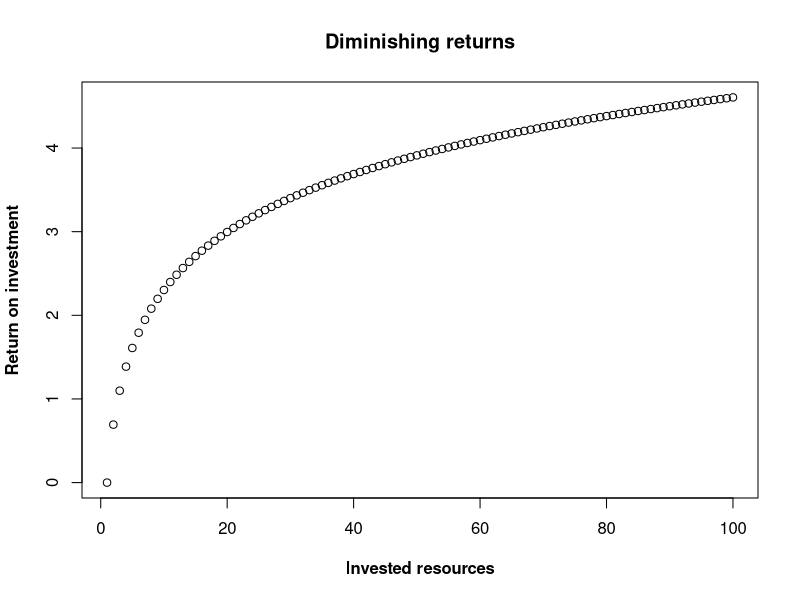
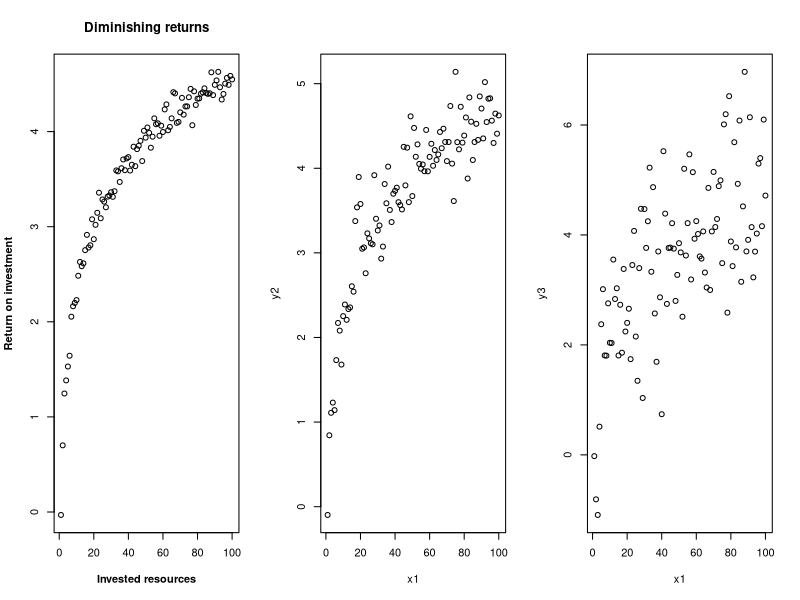
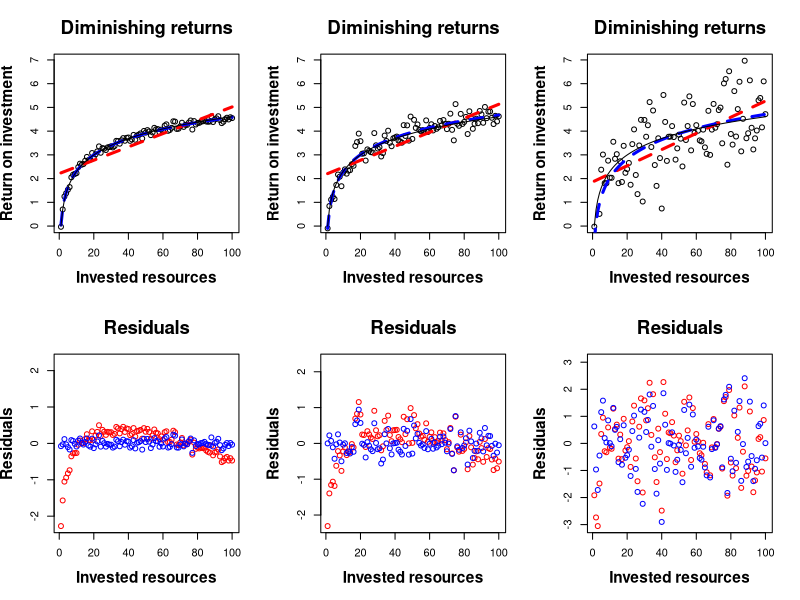

Recreate these plots in R, in order.
## ---- chunk 1
x1=1:100
y=log(x1)
plot(x1,y,main='Diminishing returns',xlab='Invested resources',ylab='Return on investment',font.lab=2)
## ---- chunk 2
#Let's keep x-values the same
#x1=1:100

#Now, update y values to include noise
par(mfrow=c(1,3))
y=log(x1) + rnorm(length(x1),sd=0.1)
y2=log(x1) + rnorm(length(x1),sd=0.3)
y3=log(x1) + rnorm(length(x1),sd=1)
plot(x1,y,main='Diminishing returns',xlab='Invested resources',ylab='Return on investment',font.lab=2)
plot(x1,y2)
plot(x1,y3)
## ---- chunk 3
#plot(x,y2,main='Diminishing returns',xlab='Invested resources',ylab='Return on investment',font.lab=2)

pltFits=function(yvar=y2,xvar=x1)
{
  ymax = max(y,y2,y3)
  plot(xvar,yvar,main='Diminishing returns',xlab='Invested resources',ylab='Return on investment',font.lab=2,ylim=c(0,ymax))
  linEst=lm(yvar~xvar)
  logEst=lm(yvar~log(xvar))
  lines(xvar,predict(linEst),lwd=3,col='red',lty=2)
  lines(xvar,predict(logEst),lwd=3,col='blue',lty=2)
  f=function(x){log(x)}
  curve(f,from=min(xvar),to=max(xvar),add=T)
  
  #I should plot the actual function in a solid line! Legend: linear/log estimates and true function
  resMax = max(abs(linEst$residuals),abs(logEst$residuals))
  plot(linEst$residuals,ylim=c(-resMax,resMax),col='red',main='Residuals',xlab='Invested resources',ylab='Residuals',font.lab=2)
  points(logEst$residuals,ylim=c(-resMax,resMax),col='blue')
  #barplot(summary(logEst)$r.squared,summary(linEst)$r.squared)
  #Plot the true curves on top of the data
}
par(mfcol=c(2,3),cex.lab=1.4,cex.main=1.7)
pltFits(y)
pltFits(y2)
pltFits(y3)

